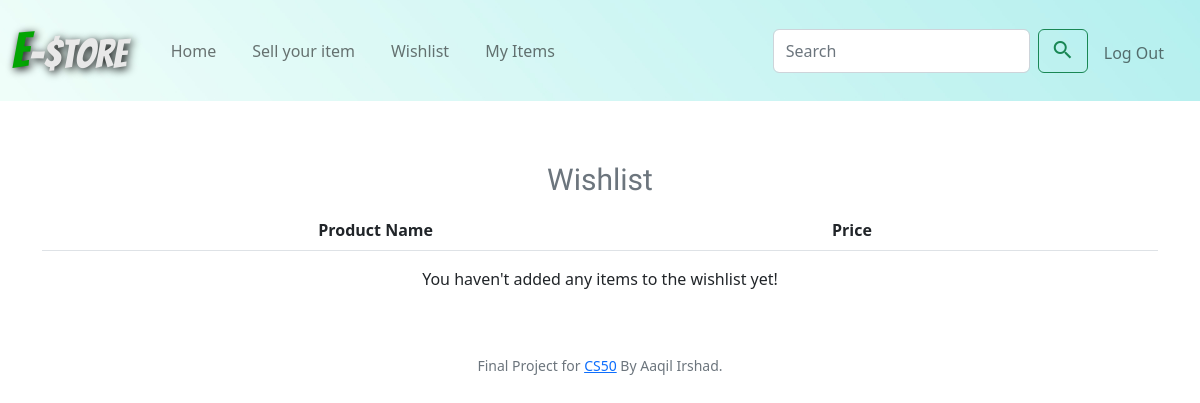
Before: /wishlist (signed in) with the older database file.
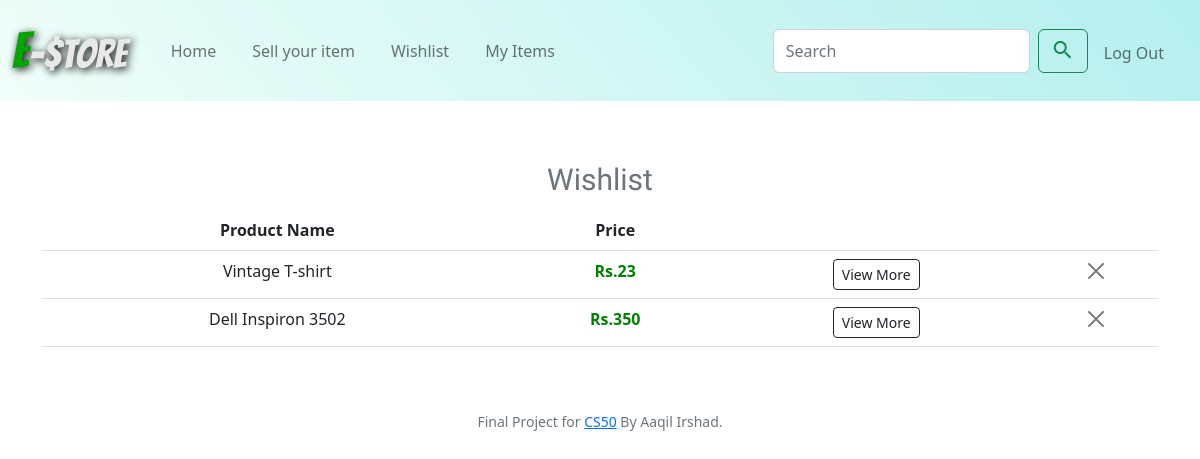
After: the same page with the newer database file.
### tables this page shows
CREATE TABLE "products" (
	"id"	INTEGER NOT NULL PRIMARY KEY AUTOINCREMENT,
	"user_id"	INTEGER NOT NULL,
	"name"	TEXT NOT NULL,
	"catergory"	TEXT NOT NULL,
	"description"	TEXT,
	"price"	NUMERIC NOT NULL,
	"email"	TEXT NOT NULL,
	"img"	MEDIUMBLOB
);

### app.py (the view)
@app.route("/wishlist", methods=["GET", "POST"])
@login_required
def wishlist():
    if request.method == "POST":
        db.execute("INSERT INTO wishlist (user_id, product_id) VALUES(?,?)", session["user_id"], request.form.get("product_id"))
        return redirect("/wishlist")
    else:
        rows = db.execute("SELECT * FROM products WHERE id IN (SELECT product_id FROM wishlist WHERE user_id = :id)", id = session["user_id"])
        return render_template("wishlist.html", rows=rows)

### app.py (called while the page is built)
@app.after_request
def after_request(response):
    response.headers["Cache-Control"] = "no-cache, no-store, must-revalidate"
    response.headers["Expires"] = 0
    response.headers["Pragma"] = "no-cache"
    return response

### helpers.py (called while the page is built)
def login_required(f):
    @wraps(f)
    def decorated_function(*args, **kwargs):
        if session.get("user_id") is None:
            return redirect("/login")
        return f(*args, **kwargs)
    return decorated_function

def usd(value):
    return f"Rs.{value:,.0f}"

### templates/wishlist.html (shortened to what this page needs)
{% extends "layout.html" %}
{% block main %}
<div class="container">
        <table class="table caption-top">
            <caption style="text-align:center; font-size:30px; font-family: 'Comfortaa', cursive;">Wishlist</caption>
            <thead>
            <tr>
                <th scope="col">Product Name</th>
                <th scope="col">Price</th>
                <th scope="col"></th>
                <th scope="col"></th>
            </tr>
            </thead>
            <tbody>
                {% for row in rows %}
            <tr>
                <td>{{row.name}}</td>
                <td style="font-weight: bold; color:green">{{ row.price | usd}}</td>
                <td><button type="button" class="btn btn-outline-dark btn-sm" data-bs-toggle="modal" data-bs-target="#P{{row.id}}">View More</button></td>
                <td>
                    <form action="/remove" method="post">
                    <input type="hidden" value="{{row.id}}" name="id"> <button type="submit" class="btn-close" aria-label="Close"></button>
                    </form>
                </td>
            </tr>
                            </div>
                {% endfor %}
            </tbody>
        </table>
        {% if not rows %}
        <p>You haven't added any items to the wishlist yet!</p>
        {% endif %}
</div>
{% endblock %}

Changed rows visible on the page:
now on this page (row unchanged): products: name "Vintage T-shirt", price "Rs.23"
added products: name "Dell Inspiron 3502", price "Rs.350"
Other visible differences:
text no longer shown: "You haven't added any items to the wishlist yet!"
